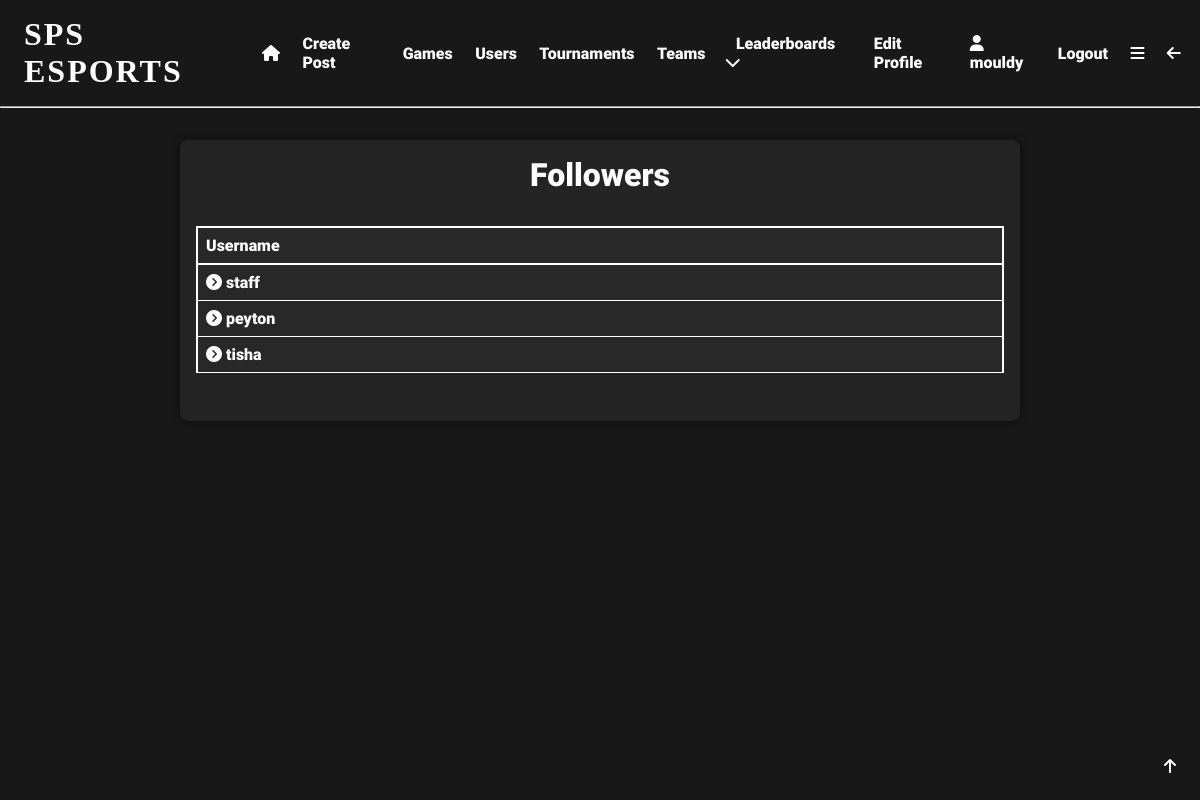
The app's page /followers/mouldy (signed in) with its own data.
### app/models.py (models this page shows, shortened)
class User(UserMixin, db.Model):
    user_id = db.Column(db.Integer, primary_key=True)
    username = db.Column(db.String(64), index=True, unique=True)
    email = db.Column(db.String(120), index=True, unique=True)
    password_hash = db.Column(db.String(128), nullable=False)
    pfp = db.Column(db.String(140))
    user_bio = db.Column(db.String(140), default='New to SPS eSports!!!')
    pronouns = db.Column(db.String(64), nullable=True)
    skill_level = db.Column(db.String(64), default='Unsure')
    role = db.Column(db.String(64))
    grade = db.Column(db.String(64), nullable=True, default='Unsure')
    availability = db.Column(db.String(140), default='Unsure')
    teams = db.relationship('Teams', back_populates='user')
    team_users = db.relationship('TeamUsers', back_populates='user')
    posts = db.relationship('Posts', back_populates='user')
    likes = db.relationship('Likes', back_populates='user')
    tournaments = db.relationship('Tournaments', back_populates='user')
    favourite_games = db.relationship('FavouriteGames', back_populates='user')
    tournament_users = db.relationship('TournamentUsers', back_populates='user')
    comments = db.relationship('Comments', back_populates='user')
    matches = db.relationship('Matches', back_populates='user')
    match_users = db.relationship('MatchUsers', back_populates='user')
    following = db.relationship('Following', backref='user', foreign_keys='Following.user_id')
    followed = db.relationship('Following', foreign_keys='Following.following_id')
    sponsor = db.relationship('SponsoredUsers', backref='user', foreign_keys='SponsoredUsers.sponsor_id')
    sponsored = db.relationship('SponsoredUsers', foreign_keys='SponsoredUsers.sponsored_id')

### app/routes.py (the view)
@app.route('/followers/<username>')
@login_required
def followers(username):
    user = User.query.filter_by(username=username).first_or_404()
    followers = Following.query.filter_by(following_id=user.user_id).all()
    followers_list = []
    for follower in followers:
        follower = User.query.filter_by(user_id=follower.user_id).first()
        followers_list.append(follower)
    return render_template('followers.html', user=user, followers=followers_list)

### app/models.py (called while the page is built)
@login.user_loader
def load_user(user_id):
    return User.query.get(int(user_id))  # returns the user id as an integer

### app/templates/followers.html
{% extends 'base.html' %}
{% block content %}
<div class="centre">
    <div class="gen-container">
        <h1>Followers</h1>
        {% if followers %}
        <div class="info-table lineup">
            <table>
                <tr>
                    <th>Username</th>
                </tr>
                {% for user in followers %}
                <tr>
                    <td><a href="{{url_for('user', username=user.username)}}"><i class="fa-solid fa-circle-chevron-right"></i> {{user.username}}</a></td>
                </tr>
                {% endfor %}
            </table>
        </div>
        {% else %}
        <p>{{user.username}} doesn't have any followers</p>
        {% endif %}
    </div>
</div>
{% endblock %}

### app/templates/base.html (shortened to what this page needs)
<!DOCTYPE html>
<html lang="en">
<head>
    <link rel="stylesheet" href="{{ url_for('static', filename='css/styles.css') }}">
</head>
<body>
  <div id="top" class="header">
      {% if current_user.is_anonymous %}
        <h1 onclick="location.href='login'">SPS ESPORTS</h1>
        <a href="{{ url_for('login') }}">Login</a>
        <a href="{{ url_for('register') }}">Register</a>
      {% else %}
        <h1 onclick="location.href='{{url_for('index')}}'">SPS ESPORTS</h1>
        <a href="{{ url_for('index') }}"><i class="fa-solid fa-house"></i></a>
        <a href="{{ url_for('create_post') }}">Create Post</a>
        <a href="{{ url_for('search') }}">Games</a>
        <a href="{{ url_for('user_search') }}">Users</a>
        <a href="{{ url_for('tournament_search') }}">Tournaments</a>
        <a href="{{url_for('team_search')}}">Teams</a>
        <div class="expand">
            <div class="expand-button">
                <a href="javascript:showDropdown()">Leaderboards  <i class="fa-solid fa-chevron-down"></i></a>
            </div>
        </div>
        <a href="{{ url_for('edit_profile') }}">Edit Profile</a>
        <a href="{{ url_for('user', username=current_user.username) }}"><i class="fa-solid fa-user"></i>   {{current_user.username}}</a>
        <a href="{{ url_for('logout') }}">Logout</a>
        <a href="javascript:showNavBar()"><i class="fa-solid fa-bars"></i></a>
        <a href="javascript:window.history.back();"><i class="fa-solid fa-arrow-left"></i></a>
      {% endif %}
  </div>
    <hr>
  <div class="topbutton">
    <a href="#top"><i class="fa-solid fa-arrow-up"></i></a>
  </div>
{% block content %} {% endblock %}
</body>
</html>

### app/static/css/styles.css (style rules this page uses)
* { margin: 0; padding: 0; box-sizing: border-box; scroll-behavior: smooth; scrollbar-width: thin; scrollbar-color: white var(--bg); }
body { background: var(--bg); color: white; }
:root { --accent: #e81c29; --bg: #181818; --bg2: #282828; --lightbg: rgba(255,255,255,0.05); }
.header { display:flex; align-items: center; padding: 1em 0.5em; }
.header a { padding: 0em 0.7em; font-family: 'Roboto'; font-size: 1em; text-decoration: none; transition: 0.5s; position: relative; transition: 0.3s; color: white; }
.header a::before { content: ''; position: absolute; width: 100%; height: 2px; left: 0; bottom: -2px; background-color: var(--accent); transform-origin: right; transform: scaleX(0); transition: transform 0.3s; }
.header h1 { box-shadow: inset 0 0 0 0 var(--bg); font-family: 'Nausea'; letter-spacing: 2px; padding: 0 0.5em; position: relative; transition: color 0.3s ease-in-out, box-shadow 0.3s ease-in-out; }
.expand { font-family: 'Roboto'; padding: 0.5em; position: relative; }
h1 { font-family: 'Roboto'; font-size: 2em; }
.centre h1 { text-align: center; }
.topbutton { position: fixed; bottom: 1em; right: 1em; padding: 0.5em; border-radius: 50%; background-color: var(--bg); color: white; font-family: 'Roboto'; font-size: 1em; transition: 0.5s; }
a { color: white; text-decoration: none; transition: 0.5s; padding: 0.5em 0; position: relative; font-family: 'Roboto'; }
a::before { content: ''; position: absolute; width: 100%; height: 2px; left: 0; bottom: -2px; background-color: var(--accent); transform-origin: right; transform: scaleX(0); transition: transform 0.3s; }
.centre { display: flex; flex-flow: row wrap; align-items: center; justify-content: center; width: 100%; margin: 1em 0; }
.info-table { display: flex; flex-flow: column wrap; align-items: center; justify-content: center; width: 100%; margin: 1em 0; font-family: 'Roboto'; }
.info-table table { width: 100%; border-collapse: collapse; margin: 1em 0; text-align: left; }
.info-table th { padding: 0.5em; border: 2px solid white; background-color: var(--bg2); }
.info-table td { padding: 0.5em; border: 1px solid white; border-right: 2px solid white; border-left: 2px solid white; background-color: var(--bg2); }
.gen-container { display: flex; flex-flow: column wrap; align-items: center; justify-content: center; width: 70%; margin: 1em 0; font-family: 'Roboto'; background-color: var(--lightbg); padding: 1em; border-radius: 0.5em; box-shadow: 0 0 10px 0 rgba(0,0,0,0.5); }
.lineup a::before { top: 80%; }

### records on screen
User: username "mouldy"
User: username "staff"
User: username "peyton"
User: username "tisha"
